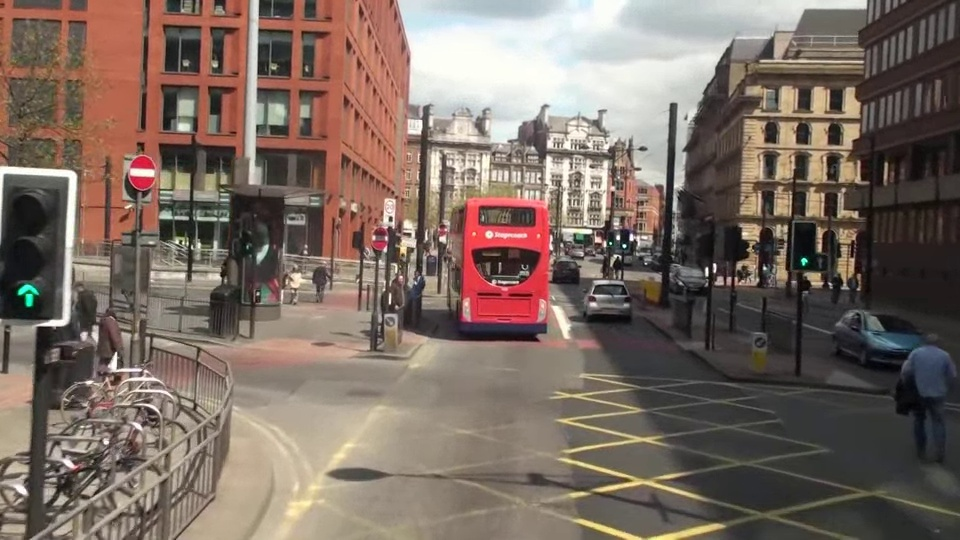
#> input picture practice6/mot_color70.jpg, 960 x 540 px, found by its file name
$ python 0409task1.py
#> lines starting #> are read from the running program, lines starting #| are printed output that depends on the picture
import cv2 as cv
import numpy as np

img1 = cv.imread('practice6/mot_color70.jpg')
#> img1 is the input picture: shape (540, 960, 3); mean B, G, R 98.4, 107.7, 123.2
gray1 = cv.cvtColor(img1, cv.COLOR_BGR2GRAY)
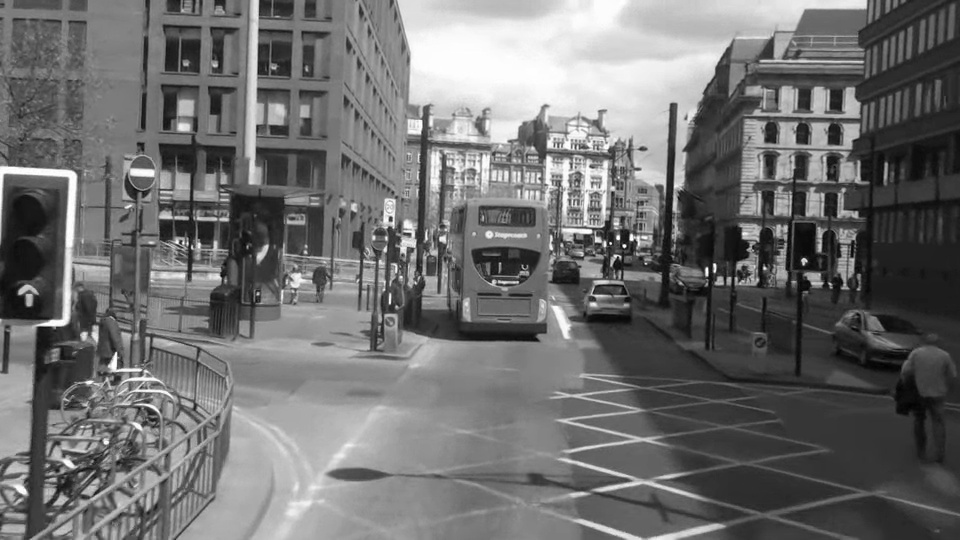
#> gray1: shape (540, 960); min 1, max 255, mean 111.3

rows, cols = gray1.shape
#> rows = 540; cols = 960
M = cv.getRotationMatrix2D((cols/2, rows/2), 30, 0.8)
gray2 = cv.warpAffine(gray1, M, (cols, rows))
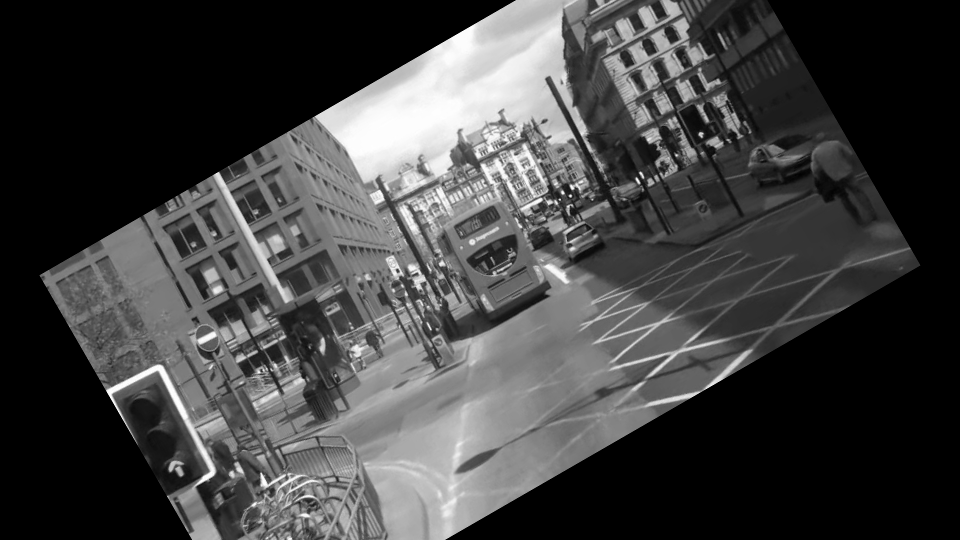
#> gray2: shape (540, 960); min 0, max 255, mean 65.5

sift = cv.SIFT_create()
kp1, des1 = sift.detectAndCompute(gray1, None)
#> kp1 = 4415 keypoints; strongest (x, y, size): (624, 246, 2.5), (618, 238, 3.1), (804, 261, 4.3), (707, 269, 2.6)
kp2, des2 = sift.detectAndCompute(gray2, None)
#> kp2 = 2912 keypoints; strongest (x, y, size): (570, 196, 2), (563, 192, 2.5), (701, 134, 3.5), (572, 187, 3)

bf = cv.BFMatcher()
bf = cv.BFMatcher(cv.NORM_L2, crossCheck=True)
matches = bf.match(des1, des2)
#> matches = 2226 matches

matches = sorted(matches, key = lambda x:x.distance)

img_match = cv.drawMatches(gray1, kp1, gray2, kp2, matches[:10], None,
                           flags=cv.DrawMatchesFlags_NOT_DRAW_SINGLE_POINTS)
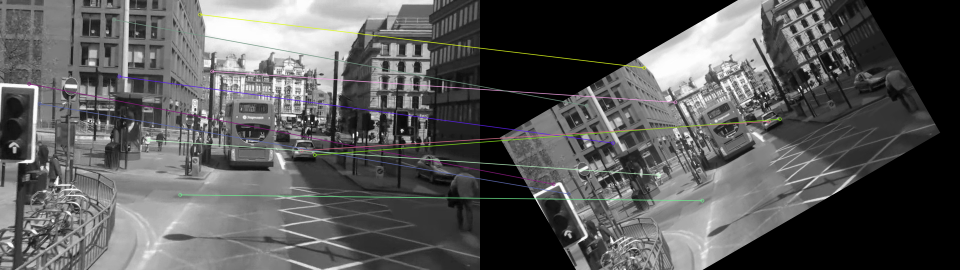
#> img_match: shape (540, 1920, 3) (shown at 1/2 size); mean of channels 0, 1, 2 89.1, 89.2, 89.2; drawn as B, G, R

cv.imshow('Original(L) - Transformed(R)', img_match)
cv.waitKey(0)
cv.destroyAllWindows()

$ run again, with practice6/mot_color83.jpg copied over practice6/mot_color70.jpg
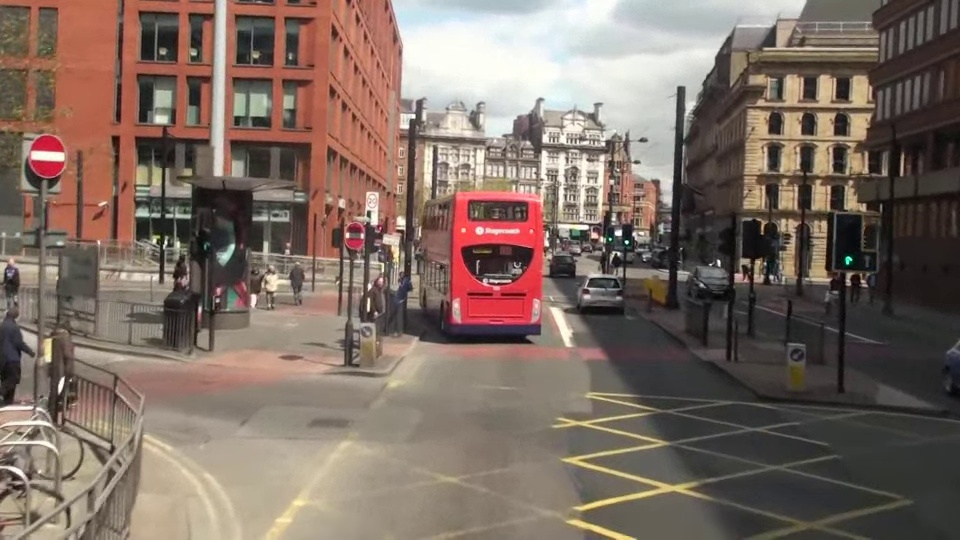
#> input picture practice6/mot_color83.jpg, 960 x 540 px, found by its file name
#> img1 is the input picture: shape (540, 960, 3); mean B, G, R 99.1, 108.8, 125.8
#> `gray2 = cv.warpAffine(gray1, M, (cols, rows))`:
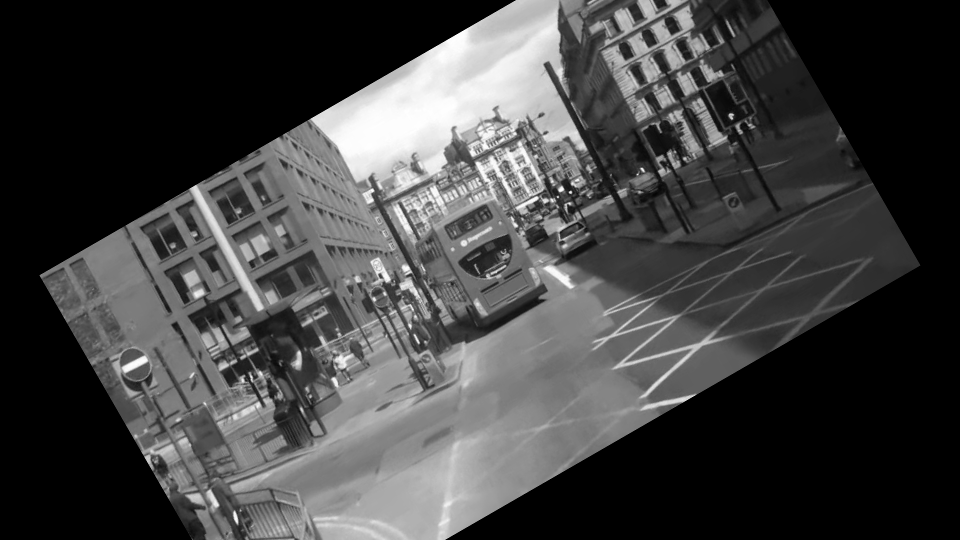
#> gray2: shape (540, 960); min 0, max 255, mean 65.8
#> kp1 = 4096 keypoints; strongest (x, y, size): (627, 242, 2.5), (618, 233, 4.8), (610, 239, 1.9), (848, 260, 4.9)
#> kp2 = 2722 keypoints; strongest (x, y, size): (570, 192, 2), (561, 189, 3.8), (731, 116, 3.9), (642, 169, 2.3)
#> matches = 2102 matches
#> `img_match = cv.drawMatches(gray1, kp1, gray2, kp2, matches[:10], None,..`:
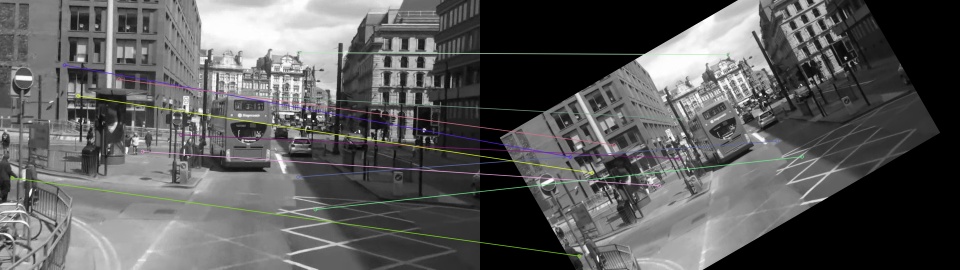
#> img_match: shape (540, 1920, 3) (shown at 1/2 size); mean of channels 0, 1, 2 90, 90.2, 90.2; drawn as B, G, R

$ run again, with practice6/building.jpg copied over practice6/mot_color70.jpg
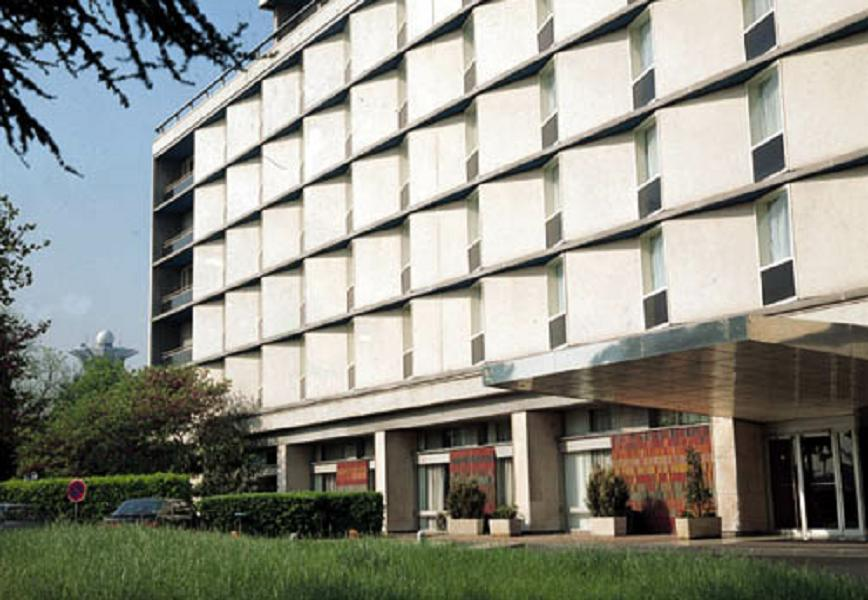
#> input picture practice6/building.jpg, 868 x 600 px, found by its file name
#> img1 is the input picture: shape (600, 868, 3); mean B, G, R 133.7, 143.6, 142.9
#> `gray2 = cv.warpAffine(gray1, M, (cols, rows))`:
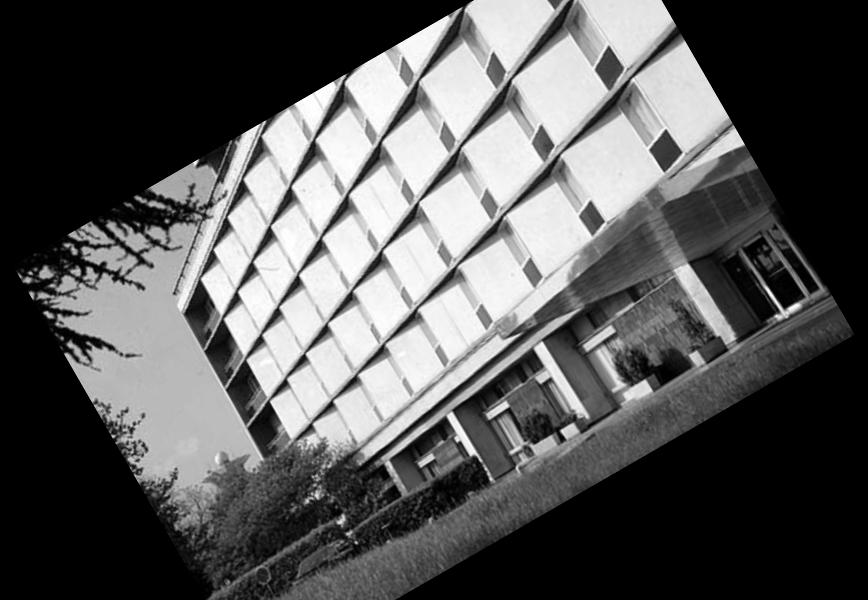
#> gray2: shape (600, 868); min 0, max 255, mean 87.3
#> kp1 = 4566 keypoints; strongest (x, y, size): (219, 176, 10.5), (254, 154, 11.5), (294, 197, 11.8), (294, 128, 12.2)
#> kp2 = 3431 keypoints; strongest (x, y, size): (195, 162, 2.9), (235, 300, 8.3), (251, 271, 9.3), (296, 284, 9.4)
#> matches = 2659 matches
#> `img_match = cv.drawMatches(gray1, kp1, gray2, kp2, matches[:10], None,..`:
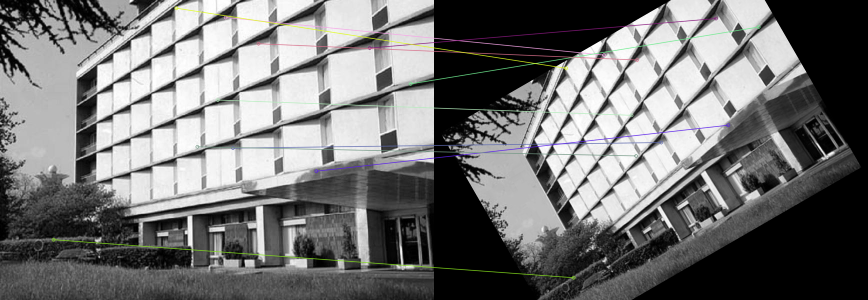
#> img_match: shape (600, 1736, 3) (shown at 1/2 size); mean of channels 0, 1, 2 114.9, 115, 115; drawn as B, G, R
